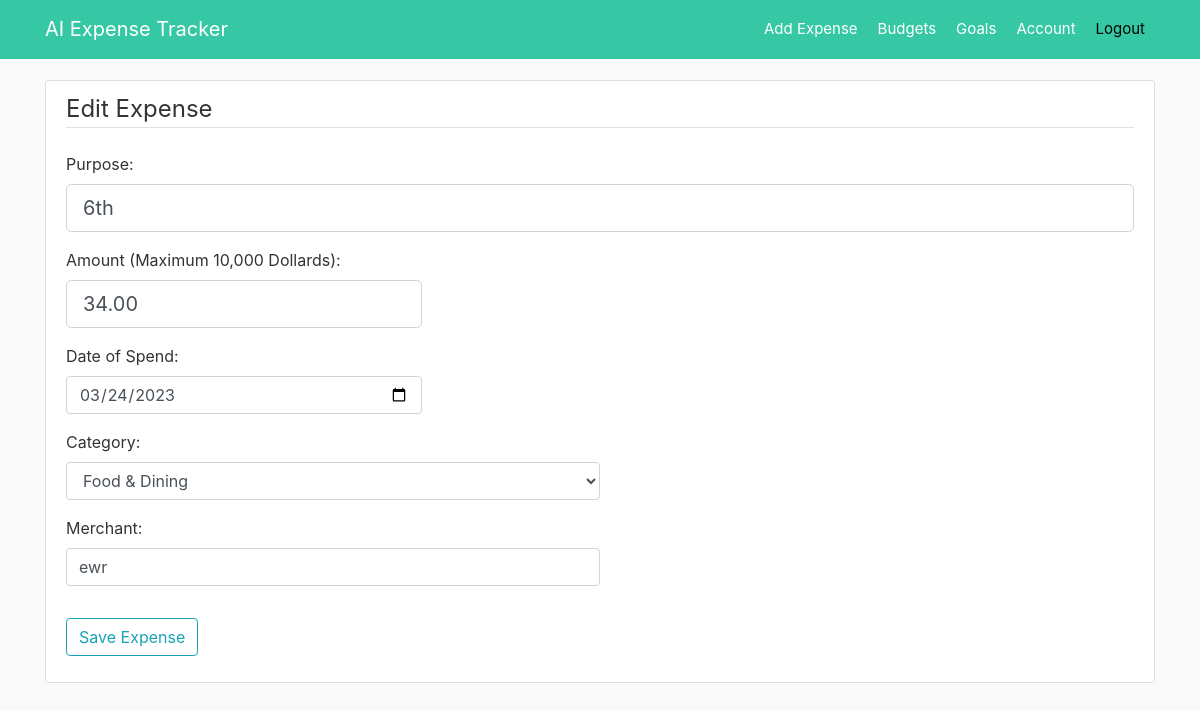
Before: /expense/6/update (signed in) with the older database file.
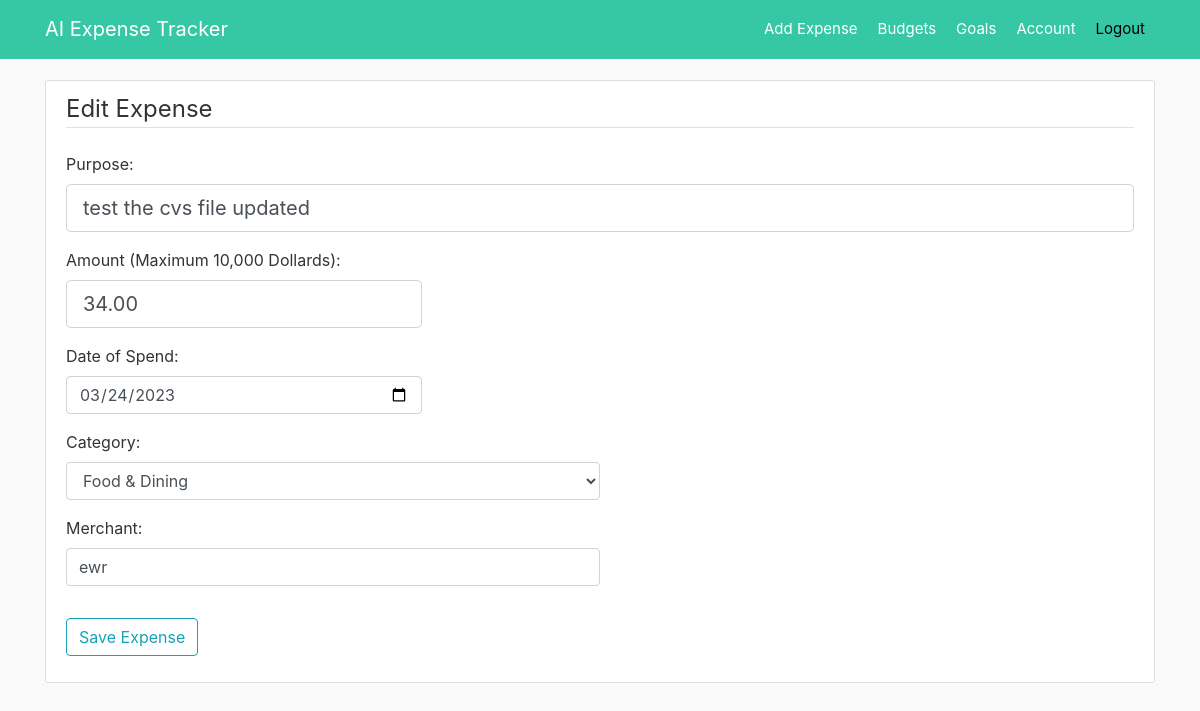
After: the same page with the newer database file.
### app/models.py (models this page shows, shortened)
class Expense(db.Model):
    id = db.Column(db.Integer, primary_key=True)
    title = db.Column(db.String(100), nullable=False)
    amount = db.Column(db.Numeric(precision=8, asdecimal=False,
                       decimal_return_scale=2), nullable=False)
    date_spend = db.Column(db.DateTime, nullable=False)
    category = db.Column(db.String(20), nullable=False)
    merchant = db.Column(db.String(30), nullable=False)
    user_id = db.Column(db.Integer, db.ForeignKey('user.id'), nullable=False)
    date_posted = db.Column(db.DateTime, nullable=False)

### app/expenses/routes.py (the view)
@expenses.route("/expense/<int:expense_id>/update", methods=['GET', 'POST'])
@login_required
def expense_update(expense_id):
    expense = Expense.query.get_or_404(expense_id)
    form = ExpenseForm()
    if form.validate_on_submit():
        expense.title = form.title.data
        expense.amount = form.amount.data
        expense.date_spend = form.date_spend.data
        expense.category = form.category.data
        expense.merchant = form.merchant.data
        expense.date_posted = datetime.now()
        db.session.commit()
        flash('Your expense has been updated!', 'success')
        return redirect(url_for('expenses.expense', expense_id=expense.id))
    elif request.method == 'GET':
        form.title.data = expense.title
        form.amount.data = expense.amount
        form.date_spend.data = expense.date_spend
        form.category.data = expense.category
        form.merchant.data = expense.merchant
    return render_template('create_expense.html', title='Edit Expense',
                           form=form, legend='Edit Expense')

### app/expenses/forms.py
class ExpenseForm(FlaskForm):
    title = StringField('Purpose:', validators=[DataRequired()])
    amount = DecimalField('Amount (Maximum 10,000 Dollards):', validators=[
                          DataRequired(), NumberRange(min=0.5, max=10000)])
    date_spend = DateField('Date of Spend:', validators=[DataRequired()])
    category = SelectField('Category:', choices=["Food & Dining",
                                                 "Gas & Fuel", "Bills & Utilities", "Health & Fitness", "Travel", "Shopping", "Transfer", "Other Spending"],
                           validators=[DataRequired()])
    merchant = StringField('Merchant:', validators=[DataRequired()])
    submit = SubmitField('Save Expense')

### app/models.py (called while the page is built)
@login_manager.user_loader
def load_user(user_id):
    return User.query.get(int(user_id))

### app/templates/create_expense.html (shortened to what this page needs)
{% extends "layout.html" %}
{% block content %}
<div class="content-section">
    <form method="POST" action="">
        <fieldset class="form-group">
            <legend class="border-bottom mb-4">{{ legend }}</legend>
            <div class="form-group">
                {{ form.title.label(class="form-control-label") }}
                {% if form.title.errors %}
                    {{ form.title(class="form-control form-control-lg is-invalid") }}
                    <div class="invalid-feedback">
                        {% for error in form.title.errors %}
                            <span style="color:red">{{ error }}</span>
                        {% endfor %}
                    </div>
                {% else %}
                    {{ form.title(class="form-control form-control-lg", placeholder="Enter Desciption Details ...") }}
                {% endif %}
            </div>
            <div class="form-group">
                {{ form.amount.label }}
                {% if form.amount.errors %}
                    {{ form.amount(class="form-control form-control-lg col-4 is-invalid") }}
                    <div class="invalid-feedback">
                        {% for error in form.amount.errors %}
                            <span style="color:red">{{ error }}</span>
                        {% endfor %}
                    </div>
                {% else %}
                    {{ form.amount(class="form-control form-control-lg col-4", placeholder="Enter Amount") }}
                {% endif %}
            </div>
            <div class="form-group">
                {{ form.date_spend.label }}
                {% if form.date_spend.errors %}
                    {{ form.date_spend(class="datepicker form-control col-4 is-invalid") }}
                    <div class="invalid-feedback">
                        {% for error in form.date_spend.errors %}
                            <span style="color:red">{{ error }}</span>
                        {% endfor %}
                    </div>
                {% else %}
                    {{ form.date_spend(class="datepicker form-control col-4") }}
                {% endif %}
            </div>
            <div class="form-group">
                {{ form.category.label(class="form-control-label") }}
                {% if form.category.errors %}
                    <div class="invalid-feedback">
                        {% for error in form.category.errors %}
                            <span style="color:red">{{ error }}</span>
                        {% endfor %}
                    </div>
                {% else %}
                    {{ form.category(class="form-control col-6") }}
                {% endif %}
            </div>
            <div class="form-group">
                {{ form.merchant.label(class="form-control-label") }}
                {% if form.merchant.errors %}
                    {{ form.merchant(class="form-control col-6 is-invalid") }}
                    <div class="invalid-feedback">
                        {% for error in form.merchant.errors %}
                            <span style="color:red">{{ error }}</span>
                        {% endfor %}
                    </div>
                {% else %}
                    {{ form.merchant(class="form-control col-6", placeholder="Enter Merchant") }}
                {% endif %}
            </div>
        </fieldset>
        <div class="form-group">
            {{ form.submit(class="btn btn-outline-info") }}
        </div>
    </form>
</div>
{% endblock content %}

Changed rows visible on the page:
changed Expense "Food & Dining": title "6th" → "test the cvs file updated"
